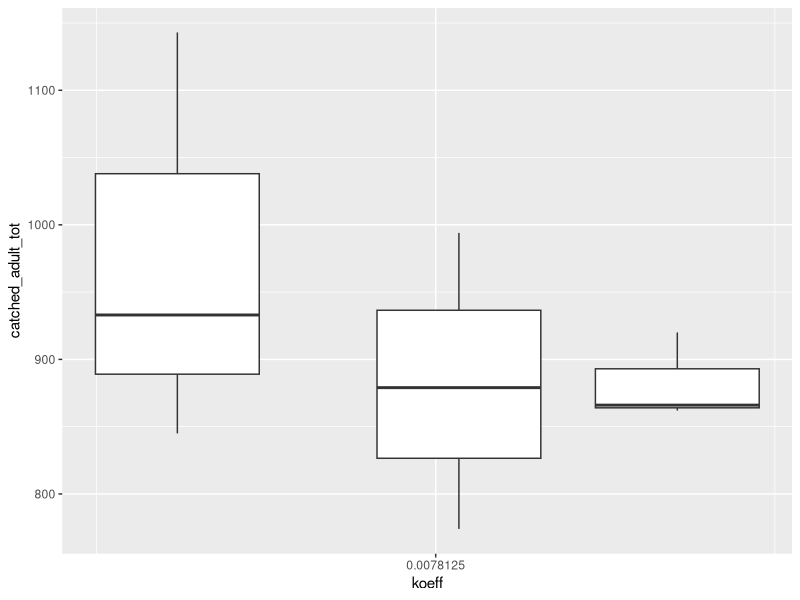
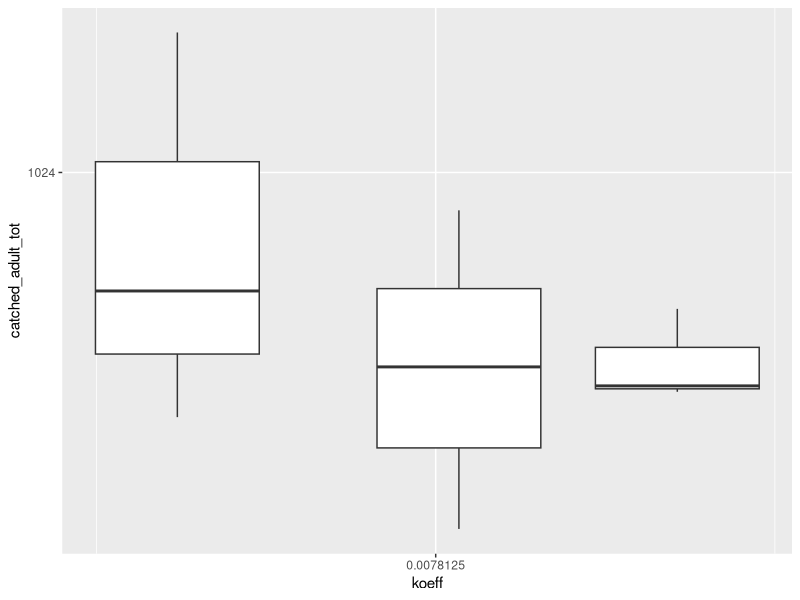
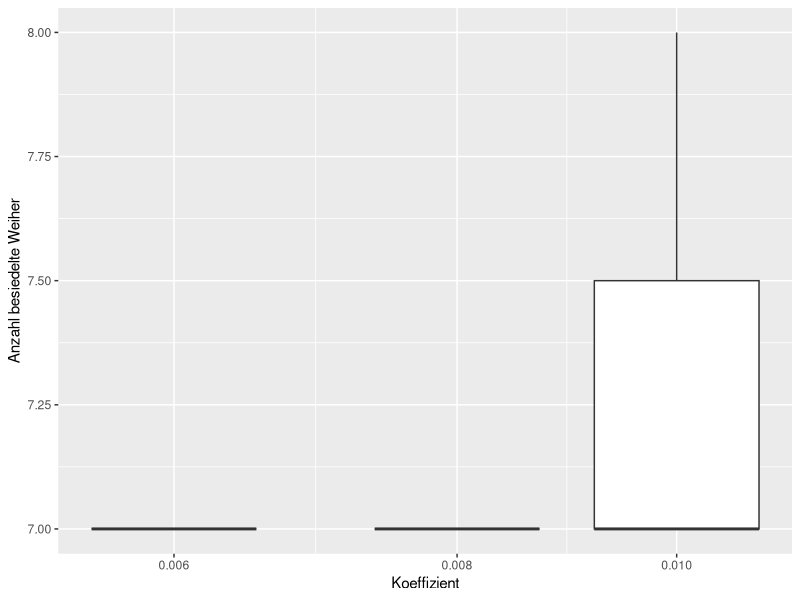

Write R code to recreate these figures, in order.
library(tidyverse)

data <- read.table("excel/kalibration_density.csv",sep=',', fill=TRUE, header=TRUE)
colnames(data) <- c("Modelldatum","simulation", "koeff", "tot_egg", "tot_larva", "tot_juv", "tot_adult", "tot_migrJuv", "tot_migrAdult", "anz_migrJuv", "anz_migrAdult", "count_pond", "count_egg", "count_larv", "count_juv", "count_adult","count_adult_slipped","count_adult_not_slipped", "count_juv_slipped", "count_juv_not_slipped", "catched_adult_tot", "catched_juv_tot","min_age_adult", "max_age_adult","mean_age_adult", "median_age_adult","sd_age_adult", "catched_adult", "catched_juv", "min_age_catched", "max_age_catched", "mean_age_catched")
str(data)

koeff_levels <- as.numeric(levels(as.factor(data$koeff)))

bp_adult <- ggplot(data, aes(group= koeff, x=koeff, y=catched_adult_tot)) + geom_boxplot()
bp_adult + scale_x_continuous(trans='log2')
bp_adult + scale_x_continuous(trans='log2') + scale_y_continuous(trans='log2')
bp_print <- bp_adult + scale_x_continuous(trans='log2', breaks=koeff_levels, name="Koeffizient") + scale_y_continuous(name="Anzahl gefangene Adulte")

bp_pond <- ggplot(data, aes(group= koeff, x=koeff, y=count_pond)) + geom_boxplot()
bp_pond + scale_x_continuous(trans='log2', breaks=koeff_levels, name="Koeffizient") + scale_y_continuous(name="Anzahl besiedelte Weiher")
